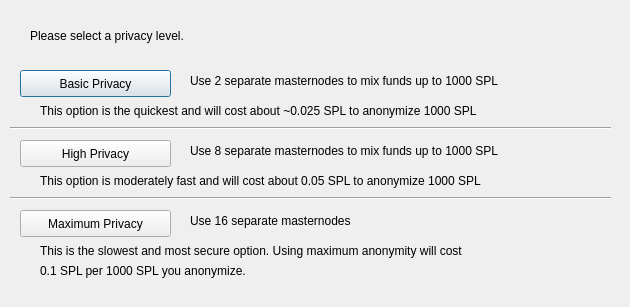
<?xml version="1.0" encoding="UTF-8"?>
<ui version="4.0">
 <class>DarksendConfig</class>
 <widget class="QDialog" name="DarksendConfig">
  <property name="geometry">
   <rect>
    <x>0</x>
    <y>0</y>
    <width>630</width>
    <height>307</height>
   </rect>
  </property>
  <property name="windowTitle">
   <string>Configure Darksend</string>
  </property>
  <widget class="QPushButton" name="buttonBasic">
   <property name="geometry">
    <rect>
     <x>20</x>
     <y>70</y>
     <width>151</width>
     <height>27</height>
    </rect>
   </property>
   <property name="text">
    <string>Basic Privacy</string>
   </property>
  </widget>
  <widget class="QPushButton" name="buttonHigh">
   <property name="geometry">
    <rect>
     <x>20</x>
     <y>140</y>
     <width>151</width>
     <height>27</height>
    </rect>
   </property>
   <property name="text">
    <string>High Privacy</string>
   </property>
  </widget>
  <widget class="QPushButton" name="buttonMax">
   <property name="geometry">
    <rect>
     <x>20</x>
     <y>210</y>
     <width>151</width>
     <height>27</height>
    </rect>
   </property>
   <property name="text">
    <string>Maximum Privacy</string>
   </property>
  </widget>
  <widget class="QLabel" name="label">
   <property name="geometry">
    <rect>
     <x>30</x>
     <y>20</y>
     <width>571</width>
     <height>31</height>
    </rect>
   </property>
   <property name="text">
    <string>Please select a privacy level.</string>
   </property>
  </widget>
  <widget class="QLabel" name="label_2">
   <property name="geometry">
    <rect>
     <x>190</x>
     <y>70</y>
     <width>421</width>
     <height>21</height>
    </rect>
   </property>
   <property name="text">
    <string>Use 2 separate masternodes to mix funds up to 1000 SPL</string>
   </property>
  </widget>
  <widget class="QLabel" name="label_3">
   <property name="geometry">
    <rect>
     <x>190</x>
     <y>140</y>
     <width>411</width>
     <height>21</height>
    </rect>
   </property>
   <property name="text">
    <string>Use 8 separate masternodes to mix funds up to 1000 SPL</string>
   </property>
  </widget>
  <widget class="QLabel" name="label_4">
   <property name="geometry">
    <rect>
     <x>190</x>
     <y>210</y>
     <width>421</width>
     <height>21</height>
    </rect>
   </property>
   <property name="text">
    <string>Use 16 separate masternodes</string>
   </property>
  </widget>
  <widget class="QLabel" name="label_6">
   <property name="geometry">
    <rect>
     <x>40</x>
     <y>100</y>
     <width>561</width>
     <height>21</height>
    </rect>
   </property>
   <property name="text">
    <string>This option is the quickest and will cost about ~0.025 SPL to anonymize 1000 SPL</string>
   </property>
  </widget>
  <widget class="QLabel" name="label_7">
   <property name="geometry">
    <rect>
     <x>40</x>
     <y>170</y>
     <width>561</width>
     <height>21</height>
    </rect>
   </property>
   <property name="text">
    <string>This option is moderately fast and will cost about 0.05 SPL to anonymize 1000 SPL</string>
   </property>
  </widget>
  <widget class="QLabel" name="label_8">
   <property name="geometry">
    <rect>
     <x>40</x>
     <y>240</y>
     <width>561</width>
     <height>21</height>
    </rect>
   </property>
   <property name="text">
    <string>This is the slowest and most secure option. Using maximum anonymity will cost</string>
   </property>
  </widget>
  <widget class="QLabel" name="label_9">
   <property name="geometry">
    <rect>
     <x>40</x>
     <y>260</y>
     <width>561</width>
     <height>21</height>
    </rect>
   </property>
   <property name="text">
    <string>0.1 SPL per 1000 SPL you anonymize.</string>
   </property>
  </widget>
  <widget class="Line" name="line">
   <property name="geometry">
    <rect>
     <x>10</x>
     <y>120</y>
     <width>601</width>
     <height>16</height>
    </rect>
   </property>
   <property name="orientation">
    <enum>Qt::Horizontal</enum>
   </property>
  </widget>
  <widget class="Line" name="line_2">
   <property name="geometry">
    <rect>
     <x>10</x>
     <y>190</y>
     <width>601</width>
     <height>16</height>
    </rect>
   </property>
   <property name="orientation">
    <enum>Qt::Horizontal</enum>
   </property>
  </widget>
 </widget>
 <resources/>
 <connections/>
</ui>
